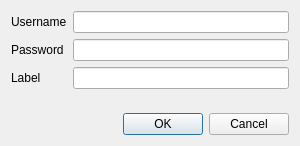
<?xml version="1.0" encoding="UTF-8"?>
<ui version="4.0">
 <class>Dialog</class>
 <widget class="QDialog" name="Dialog">
  <property name="windowModality">
   <enum>Qt::ApplicationModal</enum>
  </property>
  <property name="geometry">
   <rect>
    <x>0</x>
    <y>0</y>
    <width>300</width>
    <height>146</height>
   </rect>
  </property>
  <property name="sizePolicy">
   <sizepolicy hsizetype="Preferred" vsizetype="Preferred">
    <horstretch>0</horstretch>
    <verstretch>0</verstretch>
   </sizepolicy>
  </property>
  <property name="windowTitle">
   <string>Dialog</string>
  </property>
  <layout class="QVBoxLayout" name="verticalLayout">
   <item>
    <layout class="QFormLayout" name="formLayout">
     <property name="fieldGrowthPolicy">
      <enum>QFormLayout::AllNonFixedFieldsGrow</enum>
     </property>
     <item row="0" column="0">
      <widget class="QLabel" name="label">
       <property name="text">
        <string>Username</string>
       </property>
      </widget>
     </item>
     <item row="0" column="1">
      <widget class="QLineEdit" name="username_lineEdit">
       <property name="locale">
        <locale language="English" country="UnitedStates"/>
       </property>
      </widget>
     </item>
     <item row="1" column="0">
      <widget class="QLabel" name="label_2">
       <property name="text">
        <string>Password</string>
       </property>
      </widget>
     </item>
     <item row="1" column="1">
      <widget class="QLineEdit" name="password_lineEdit">
       <property name="locale">
        <locale language="English" country="UnitedStates"/>
       </property>
       <property name="echoMode">
        <enum>QLineEdit::Password</enum>
       </property>
      </widget>
     </item>
     <item row="2" column="0">
      <widget class="QLabel" name="label_3">
       <property name="text">
        <string>Label</string>
       </property>
      </widget>
     </item>
     <item row="2" column="1">
      <widget class="QLineEdit" name="label_lineEdit">
       <property name="locale">
        <locale language="English" country="UnitedStates"/>
       </property>
      </widget>
     </item>
    </layout>
   </item>
   <item>
    <widget class="QDialogButtonBox" name="buttonBox">
     <property name="locale">
      <locale language="English" country="UnitedStates"/>
     </property>
     <property name="orientation">
      <enum>Qt::Horizontal</enum>
     </property>
     <property name="standardButtons">
      <set>QDialogButtonBox::Cancel|QDialogButtonBox::Ok</set>
     </property>
    </widget>
   </item>
  </layout>
 </widget>
 <resources/>
 <connections>
  <connection>
   <sender>buttonBox</sender>
   <signal>accepted()</signal>
   <receiver>Dialog</receiver>
   <slot>accept()</slot>
   <hints>
    <hint type="sourcelabel">
     <x>248</x>
     <y>254</y>
    </hint>
    <hint type="destinationlabel">
     <x>157</x>
     <y>274</y>
    </hint>
   </hints>
  </connection>
  <connection>
   <sender>buttonBox</sender>
   <signal>rejected()</signal>
   <receiver>Dialog</receiver>
   <slot>reject()</slot>
   <hints>
    <hint type="sourcelabel">
     <x>316</x>
     <y>260</y>
    </hint>
    <hint type="destinationlabel">
     <x>286</x>
     <y>274</y>
    </hint>
   </hints>
  </connection>
 </connections>
</ui>
